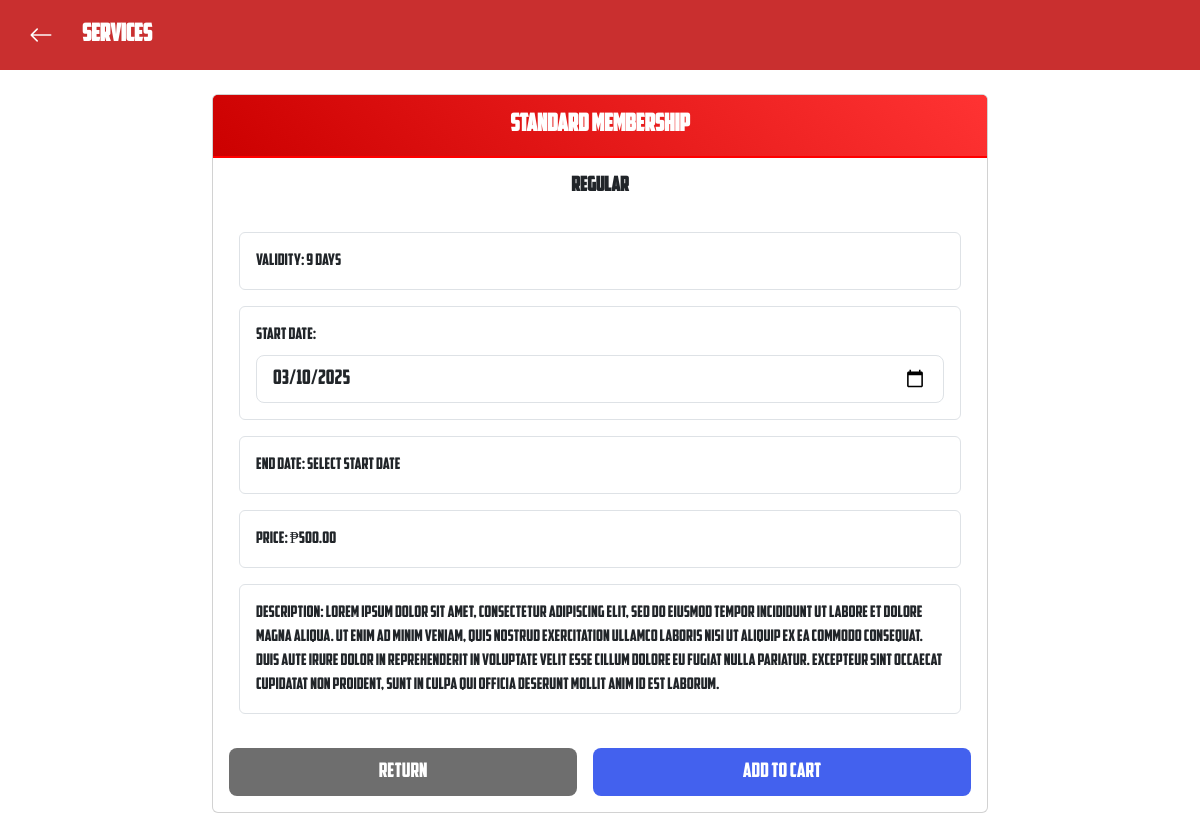
Page /website/services/avail_membership.php?id=20 (signed in) on the committed database.
### tables this page shows
CREATE TABLE `membership_plans` (
  `id` int(11) NOT NULL,
  `plan_name` varchar(100) NOT NULL,
  `plan_type` enum('standard','special') NOT NULL,
  `price` decimal(10,2) NOT NULL,
  `duration` int(11) NOT NULL,
  `duration_type_id` int(11) NOT NULL,
  `description` text DEFAULT NULL,
  `start_date` date DEFAULT NULL,
  `end_date` date DEFAULT NULL,
  `status` enum('active','inactive') NOT NULL,
  `is_removed` tinyint(1) NOT NULL DEFAULT 0,
  `created_at` timestamp NOT NULL DEFAULT current_timestamp(),
  `updated_at` timestamp NOT NULL DEFAULT current_timestamp() ON UPDATE current_timestamp()
);

### website/services/services.class.php (called while the page is built, shortened)
<?php
class Services_class{
    protected $db;
    function __construct(){
        $this->db = new Database();
    }
    public function fetchGymrate($membership_plan_id) {
        $conn = $this->db->connect();
        try {
            $sql = "SELECT mp.*, dt.type_name as duration_type
                    FROM membership_plans mp
                    LEFT JOIN duration_types dt ON mp.duration_type_id = dt.id
                    WHERE mp.id = ?";
            $stmt = $conn->prepare($sql);
            $stmt->execute([$membership_plan_id]);
            return $stmt->fetch();
        } catch (Exception $e) {
            return null;
        }
    }
}

### website/services/avail_membership.php (the view, shortened to what this page needs)
<?php
require_once 'services.class.php';
$Services = new Services_Class();
$membership_id = clean_input($_GET['id']);
$membership = $Services->fetchGymrate($membership_id);
$membership['validity'] = $membership['duration'] . ' ' . strtolower($membership['duration_type']);
$start_date = date('Y-m-d');
?>
<link rel="stylesheet" href="https://cdn.jsdelivr.net/npm/bootstrap@5.3.2/dist/css/bootstrap.min.css">
<link rel="stylesheet" href="https://cdn.jsdelivr.net/npm/bootstrap-icons@1.11.1/font/bootstrap-icons.css">
<link rel="stylesheet" href="service.css">
<div class="avail-membership-page">
    <div class="container-fluid p-0">
    <div class="bg-custom-red text-white p-3 d-flex align-items-center">
            <button class="btn text-white me-3" onclick="window.location.href='../services.php'">
                <i class="bi bi-arrow-left fs-4"></i>
            </button>
            <h1 class="mb-0 fs-4 fw-bold">SERVICES</h1>
        </div>
        <div class="container-fluid">
            <div class="row flex-grow-1 overflow-auto">
            <div class="col-12 col-lg-8 mx-auto py-3 main-container">
                <div class="card main-content" style="width: 100%;">
                <div class="card-header py-3">
                    <h2 class="h4 fw-bold mb-0 text-center"><?= $membership['plan_type'] ?> Membership</h2>
                </div>
                <div class="card-body p-3">
                    <h3 class="h5 fw-bold text-center mb-4"><?= $membership['plan_name'] ?></h3>
                <section class="scrollable-section">
                    <div class="row g-3">
                    <div class="col-12">
                        <div class="border rounded p-3">
                        <p class="mb-0">Validity: <?= $membership['validity'] ?></p>
                        </div>
                    </div>
                    <div class="col-12">
                        <div class="border rounded p-3">
                        <div class="form-group">
                            <label for="start_date" class="form-label">Start Date:</label>
                            <input type="date"
                               class="form-control form-control-lg"
                               id="start_date"
                               name="start_date"
                               min="<?= date('Y-m-d', strtotime('today')) ?>"
                               value="<?= $start_date ?>"
                               required
                               onchange="updateEndDate(this.value, <?= $membership['duration'] ?>)">
                        </div>
                        </div>
                    </div>
                    <div class="col-12">
                        <div class="border rounded p-3">
                        <p class="mb-0">End Date: <span id="end_date">Select start date</span></p>
                        </div>
                    </div>
                    <div class="col-12">
                        <div class="border rounded p-3">
                        <p class="mb-0">Price: ₱<?= number_format($membership['price'], 2) ?></p>
                        </div>
                    </div>
                    <?php if (!empty($membership['description'])): ?>
                    <div class="col-12">
                        <div class="border rounded p-3">
                        <p class="mb-0">Description: <?= nl2br(htmlspecialchars($membership['description'])) ?></p>
                        </div>
                    </div>
                    <?php endif; ?>
                    </div>
                </section>
                    <div class="d-grid gap-3 d-md-flex justify-content-md-between mt-4">
                    <a href="../services.php" class="btn return-btn btn-lg flex-fill">Return</a>
                    <?php if (isset($_SESSION['user_id'])): ?>
                        <form method="POST" class="flex-fill" onsubmit="return validateForm(event)">
                        <button type="submit" class="btn btn-lg w-100 add-cart" style="height: 48px!;">Add to Cart</button>
                        </form>
                    <?php else: ?>
                        <button  class="btn btn-custom-red btn-lg "><a href="../../login/login.php">Login to Add</a></button>
                    <?php endif; ?>
                    </div>
                </div>
                </div>
            </div>
            </div>
        </div>
    </div>
</div>

### website/services/service.css (style rules this page uses)
.main-container { display: flex; justify-content: center; align-items: center; height: 90vh; }
.bg-custom-red { background-color: #c92f2f !important; }
.card-header { background: linear-gradient(45deg, #cc0000, #ff3333); }
.scrollable-section { max-height: calc(100vh - 350px); padding: 10px; overflow-y: auto; overflow-x: hidden; }
.flex-fill { height: 48px !important; }
.return-btn { background-color: #6e6e6e; color: white; }
.d-grid { height: 48px; }
.add-cart { background-color: #4361ee; color: white; }

### website/services/avail_membership.php (style rules this page uses)
.main-container { max-height: 100vh; }
.bg-custom-red { background-color: #ff0000; }
.card-header, .btn-custom-red { background-color: #ff0000; color: white; }
.card-header { background-color: #ff0000; border-bottom: 2px solid #ff0000; padding: 1rem; }

### rows in the picture
membership_plans: plan_type "standard", plan_name "Regular", price "500.00", description "Lorem ipsum dolor sit amet, consectetur adipiscing elit, sed do eiusmod tempor incididunt ut labore et dolore magna aliqua. Ut enim ad minim veniam, quis nostrud exercitation ullamco laboris nisi ut aliquip ex ea commodo consequat. Duis aute irure dolor in reprehenderit in voluptate velit esse cillum dolore eu fugiat nulla pariatur. Excepteur sint occaecat cupidatat non proident, sunt in culpa qui officia deserunt mollit anim id est laborum."

### other values in the picture
$membership['validity'] "9 days"
